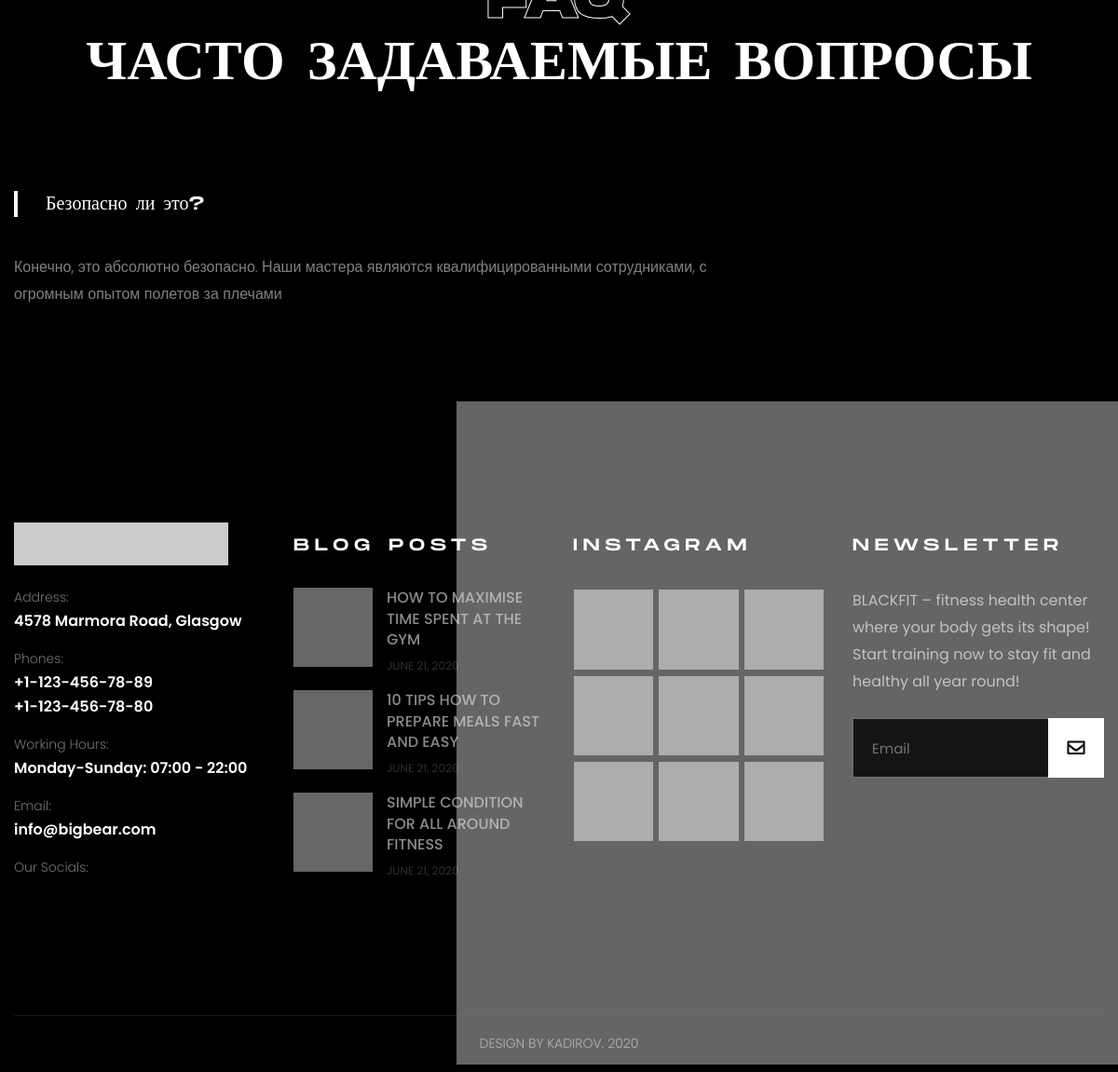
/ (lower part), run on an earlier commit of the app's database.
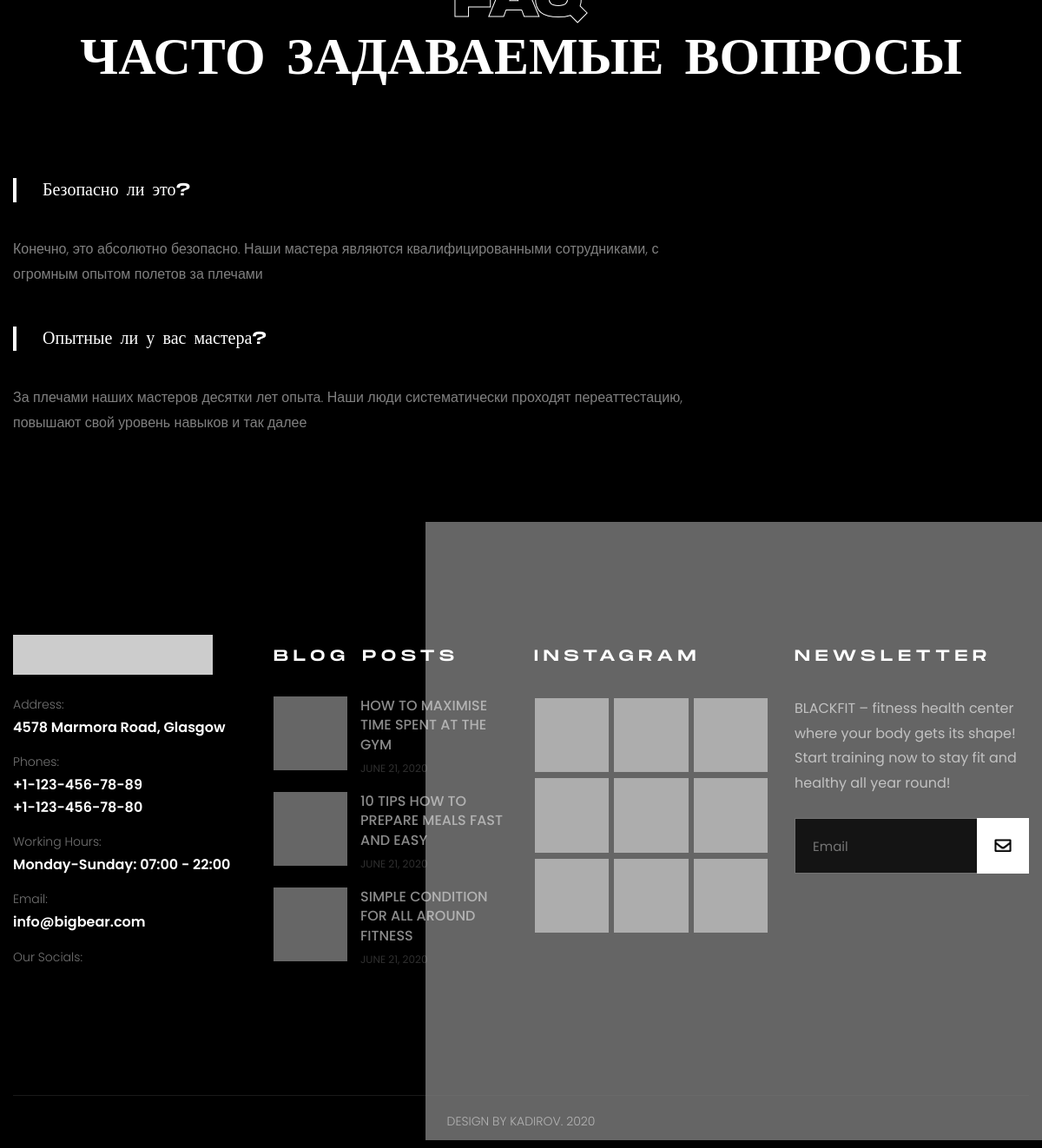
And on a later commit of the database.
### main/models.py (models this page shows, shortened)
class Faq(models.Model):
    title = models.CharField(max_length=255, verbose_name='Название')
    question = models.CharField(max_length=255, verbose_name='Вопрос')
    answer = models.CharField(max_length=1000, verbose_name='Ответ')
    class Meta:
        verbose_name = 'Вопрос/Ответ'
        verbose_name_plural = 'Вопрос(-ов)/Ответ(-ов)'
        ordering = ['id']

### main/views.py (the view)
# urls.py: path('', index, name='home'),
def index(request):
    faq = Faq.objects.all()
    testimonial = Testimonial.objects.all()
    return render(request, 'main/index.html', {'faq': faq, 'testimonial': testimonial})

### main/models.py (called while the page is built)
    def get_absolute_url(self):
        return reverse('services', kwargs={'slug': self.slug})

### main/templatetags/services_tag.py (called while the page is built)
@register.inclusion_tag('main/services_list.html')
def show_services():
    services = Item.objects.all()
    return {'services': services}

@register.inclusion_tag('main/header_list_services.html')
def list_services():
    services = Item.objects.all()
    return {'services': services}

### main/templates/main/index.html (shortened to what this page needs)
{% extends 'base.html' %}
{% load services_tag %}
{% block content %}
	<section class="testimonial-section">
	<div class="sec-title centered">
		<h2><span>FAQ</span><br>Часто задаваемые вопросы</h2>
	</div>
	<div class="auto-container">
			<div class="row clearfix">
			{% for item in faq %}
			        <div class="content-side col-lg-9 col-md-12 col-sm-12">
                	<div class="bodybuilder-detail">
						<div class="inner-box">
							<div class="blockquote">
								{{ item.question|safe }}
							</div>
							<p>{{ item.answer|safe }}</p>
							</div>
						</div>
					</div>
			{% endfor %}
			</div>
		</div>
	</section>
{% endblock %}

What changed in the data, as far as the page shows it:
added Faq: question "Опытные ли у вас мастера?", answer "За плечами наших мастеров десятки лет опыта. Наши люди систематически проходят переаттестацию, повышают свой уровень навыков и так далее"
